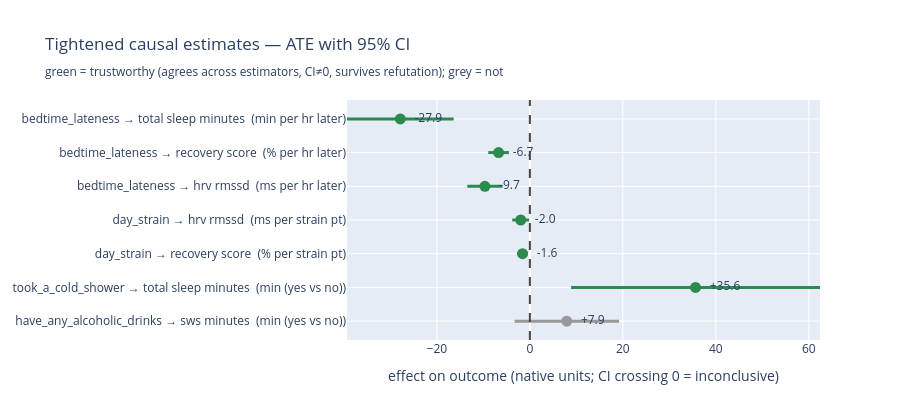

The notebook cell saved with this chart:
### Code cell
# Forest plot of the tightened estimates with 95% CIs
if len(tight):
    t = tight.copy()
    t["label"] = t["lever"] + " → " + t["outcome"].str.replace("_", " ") + "  (" + t["unit"] + ")"
    t = t.iloc[::-1]   # nicest top-to-bottom order
    colors = ["#2d8a4e" if tr == "YES" else "#c0392b" for tr in t["trust"]]
    fig = go.Figure()
    for _, r in t.iterrows():
        c = "#2d8a4e" if r["trust"] == "YES" else "#999999"
        fig.add_trace(go.Scatter(
            x=[r["lo"], r["hi"]], y=[r["label"], r["label"]],
            mode="lines", line=dict(color=c, width=3), showlegend=False))
        fig.add_trace(go.Scatter(
            x=[r["ate"]], y=[r["label"]], mode="markers+text",
            marker=dict(color=c, size=11),
            text=[f"  {r['ate']:+.1f}"], textposition="middle right",
            showlegend=False))
    fig.add_vline(x=0, line_dash="dash", line_color="#444")
    fig.update_layout(
        title="Tightened causal estimates — ATE with 95% CI<br>"
              "<sub>green = trustworthy (agrees across estimators, CI≠0, survives refutation); grey = not</sub>",
        xaxis_title="effect on outcome (native units; CI crossing 0 = inconclusive)",
        height=max(420, len(t) * 55), width=900, margin=dict(l=340))
    fig.show()

    trusted = tight[tight.trust == "YES"]
    print("\nTRUSTWORTHY levers (act on these, then re-measure):")
    if len(trusted):
        for _, r in trusted.iterrows():
            print(f"  • {r['lever']} → {r['outcome']}: {r['ate']:+.1f} "
                  f"[{r['lo']:+.1f}, {r['hi']:+.1f}] {r['unit']}")
    else:
        print("  (none cleared the full bar this run)")
else:
    print("No tightened estimates produced.")

### Figure 1 — Plotly figure (JSON) as saved in the notebook; plotly's stock layout.template omitted (floating-point values rounded to 4 significant figures)
{"data": [{"line": {"color": "#999999", "width": 3}, "mode": "lines", "showlegend": false, "type": "scatter", "x": [-3.293, 19.18], "y": ["have_any_alcoholic_drinks → sws minutes  (min (yes vs no))", "have_any_alcoholic_drinks → sws minutes  (min (yes vs no))"]}, {"marker": {"color": "#999999", "size": 11}, "mode": "markers+text", "showlegend": false, "text": ["  +7.9"], "textposition": "middle right", "type": "scatter", "x": [7.943], "y": ["have_any_alcoholic_drinks → sws minutes  (min (yes vs no))"]}, {"line": {"color": "#2d8a4e", "width": 3}, "mode": "lines", "showlegend": false, "type": "scatter", "x": [8.872, 62.4], "y": ["took_a_cold_shower → total sleep minutes  (min (yes vs no))", "took_a_cold_shower → total sleep minutes  (min (yes vs no))"]}, {"marker": {"color": "#2d8a4e", "size": 11}, "mode": "markers+text", "showlegend": false, "text": ["  +35.6"], "textposition": "middle right", "type": "scatter", "x": [35.64], "y": ["took_a_cold_shower → total sleep minutes  (min (yes vs no))"]}, {"line": {"color": "#2d8a4e", "width": 3}, "mode": "lines", "showlegend": false, "type": "scatter", "x": [-2.71, -0.4301], "y": ["day_strain → recovery score  (% per strain pt)", "day_strain → recovery score  (% per strain pt)"]}, {"marker": {"color": "#2d8a4e", "size": 11}, "mode": "markers+text", "showlegend": false, "text": ["  -1.6"], "textposition": "middle right", "type": "scatter", "x": [-1.57], "y": ["day_strain → recovery score  (% per strain pt)"]}, {"line": {"color": "#2d8a4e", "width": 3}, "mode": "lines", "showlegend": false, "type": "scatter", "x": [-3.788, -0.1418], "y": ["day_strain → hrv rmssd  (ms per strain pt)", "day_strain → hrv rmssd  (ms per strain pt)"]}, {"marker": {"color": "#2d8a4e", "size": 11}, "mode": "markers+text", "showlegend": false, "text": ["  -2.0"], "textposition": "middle right", "type": "scatter", "x": [-1.965], "y": ["day_strain → hrv rmssd  (ms per strain pt)"]}, {"line": {"color": "#2d8a4e", "width": 3}, "mode": "lines", "showlegend": false, "type": "scatter", "x": [-13.44, -5.887], "y": ["bedtime_lateness → hrv rmssd  (ms per hr later)", "bedtime_lateness → hrv rmssd  (ms per hr later)"]}, {"marker": {"color": "#2d8a4e", "size": 11}, "mode": "markers+text", "showlegend": false, "text": ["  -9.7"], "textposition": "middle right", "type": "scatter", "x": [-9.665], "y": ["bedtime_lateness → hrv rmssd  (ms per hr later)"]}, {"line": {"color": "#2d8a4e", "width": 3}, "mode": "lines", "showlegend": false, "type": "scatter", "x": [-8.943, -4.507], "y": ["bedtime_lateness → recovery score  (% per hr later)", "bedtime_lateness → recovery score  (% per hr later)"]}, {"marker": {"color": "#2d8a4e", "size": 11}, "mode": "markers+text", "showlegend": false, "text": ["  -6.7"], "textposition": "middle right", "type": "scatter", "x": [-6.725], "y": ["bedtime_lateness → recovery score  (% per hr later)"]}, {"line": {"color": "#2d8a4e", "width": 3}, "mode": "lines", "showlegend": false, "type": "scatter", "x": [-39.33, -16.39], "y": ["bedtime_lateness → total sleep minutes  (min per hr later)", "bedtime_lateness → total sleep minutes  (min per hr later)"]}, {"marker": {"color": "#2d8a4e", "size": 11}, "mode": "markers+text", "showlegend": false, "text": ["  -27.9"], "textposition": "middle right", "type": "scatter", "x": [-27.86], "y": ["bedtime_lateness → total sleep minutes  (min per hr later)"]}], "layout": {"height": 420, "margin": {"l": 340}, "shapes": [{"line": {"color": "#444", "dash": "dash"}, "type": "line", "x0": 0, "x1": 0, "xref": "x", "y0": 0, "y1": 1, "yref": "y domain"}], "title": {"text": "Tightened causal estimates — ATE with 95% CI<br><sub>green = trustworthy (agrees across estimators, CI≠0, survives refutation); grey = not</sub>"}, "width": 900, "xaxis": {"title": {"text": "effect on outcome (native units; CI crossing 0 = inconclusive)"}}}}
